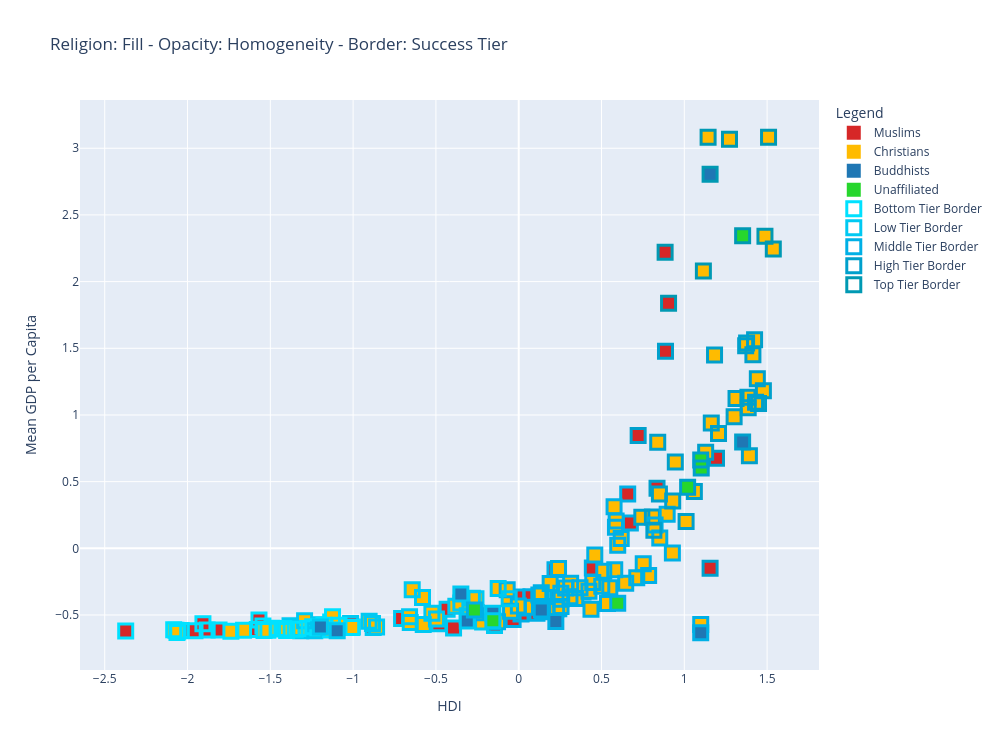

Notebook source saved alongside this figure:
### Code cell
# Labels
labels = ['Top', 'High', 'Middle', 'Low', 'Bottom']
sorted_clusters = cluster_summary['KMeans_Cluster'].tolist()

# dict zip is to easily pair two values
# Used to assign the label to the cluster item
cluster_label_map = dict(zip(sorted_clusters, labels))
# .map is just a replacement function, 0 -> top, instantly replaced
final_scaled_df['Success_Tier'] = final_scaled_df['KMeans_Cluster'].map(cluster_label_map)

# To make the homogeneity visible in the plot
# homo_opacity_levels = {
#     'Very Homogeneous': 1.0,
#     'Homogeneous': 0.85,
#     'Mixed': 0.6,
#     'Diverse': 0.4,
#     'Very Diverse': 0.2
# }

# Mapping the opacity to the category
# final_scaled_df['Homogeneity_Opacity'] = final_scaled_df['Homogeneity_Category'].map(homo_opacity_levels)

# Modify this later so it looks better
religion_colors = {
    'Buddhists': '#1f77b4',
    'Christians': '#ffbb00',
    'Muslims': '#d62727',
    'Unaffiliated': '#27d62d'
}

tier_colors = {
    'Bottom': '#00e1ff',   # bright cyan
    'Low':    '#00c9f2',   # softer cyan
    'Middle': '#00b0e6',   # cyan-teal midpoint
    'High':   '#00a0cc',   # blue-teal
    'Top':    '#0099b3'    # deep teal
}

# For making a plot with Plotly
# We chose plotly just so it is hoverable and the outcomes are easier to understand
fig = go.Figure()

# For creating the plot items
# The goal is to create items that have a color + opacity for dominant religion
# Has a different color border to show the country's grouping
for religion in final_scaled_df['Dominant'].unique():
    df_religion = final_scaled_df[final_scaled_df['Dominant'] == religion]

    # Plots the items
    fig.add_trace(go.Scatter(
        x=df_religion['HDI'],
        y=df_religion['Mean_GDP_per_capita'],
        mode='markers',
        name=religion,
        marker=dict(
            symbol='square',
            size=14,
            color=religion_colors.get(religion),
            # opacity=df_religion['Homogeneity_Opacity'],
            line=dict(width=0)  # no border since its for later
        ),
        text=df_religion['Country'],
        customdata=df_religion[[
            'Dominant', 'HDI',
            'Life Expectancy', 'Mean_GDP_per_capita',
            'Success_Score', 'Success_Tier'
        ]].values,
        hovertemplate=(
            "Country: %{text}<br>"
            "Dominant: %{customdata[0]}<br>"
            "Homogeneity: %{customdata[1]}<br>"
            "HDI: %{customdata[2]:.2f}<br>"
            "Life Expectancy: %{customdata[3]:.2f}<br>"
            "GDP per Capita: %{customdata[4]:.2f}<br>"
            "Success Score: %{customdata[5]:.2f}<br>"
            "Success Tier: %{customdata[6]}<br>"
        ),
        showlegend=True
    ))

    # Creates a duplicate but only for borders without any hovers
    fig.add_trace(go.Scatter(
        x=df_religion['HDI'],
        y=df_religion['Mean_GDP_per_capita'],
        mode='markers',
        name=None,
        marker=dict(
            symbol='square',
            size=14,
            color='rgba(0,0,0,0)',  # Transparent
            line=dict( # The border colors
                width=3,
                color=[tier_colors[t] for t in df_religion['Success_Tier']]
            )
        ),
        hoverinfo='skip',  # No hover
        showlegend=False # Put separately since it will alternate with the religions
    ))

# Borders to put as the legend
for tier, color in tier_colors.items():
    fig.add_trace(go.Scatter(
        x=[None], y=[None],
        mode='markers',
        marker=dict(
            symbol='square',
            size=14,
            color='white',
            opacity=1.0,
            line=dict(width=3, color=color)
        ),
        name=f"{tier} Tier Border"
    ))

fig.update_layout(
    title="Religion: Fill - Opacity: Homogeneity - Border: Success Tier",
    xaxis_title="HDI",
    yaxis_title="Mean GDP per Capita",
    legend_title="Legend",
    width=1000,
    height=750
)

fig.show()

### Figure 1 — Plotly figure (JSON) as saved in the notebook; plotly's stock layout.template omitted (floating-point values rounded to 4 significant figures; data arrays with more than 128 entries replaced by an {"elided": "..."} marker saying what was removed)
{"data": [{"customdata": {"elided": "50x6 mixed values"}, "hovertemplate": "Country: %{text}<br>Dominant: %{customdata[0]}<br>Homogeneity: %{customdata[1]}<br>HDI: %{customdata[2]:.2f}<br>Life Expectancy: %{customdata[3]:.2f}<br>GDP per Capita: %{customdata[4]:.2f}<br>Success Score: %{customdata[5]:.2f}<br>Success Tier: %{customdata[6]}<br>", "marker": {"color": "#d62727", "line": {"width": 0}, "size": 14, "symbol": "square"}, "mode": "markers", "name": "Muslims", "showlegend": true, "text": ["Afghanistan", "Albania", "Algeria", "Azerbaijan", "Bahrain", "Bangladesh", "Brunei", "Burkina Faso", "Chad", "Comoros", "Djibouti", "Egypt", "Eritrea", "Gambia", "Guinea", "Guinea-Bissau", "India", "Indonesia", "Iran", "Iraq", "Israel", "Jordan", "Kazakhstan", "Kuwait", "Kyrgyzstan", "Lebanon", "Libya", "Malaysia", "Maldives", "Mali", "Mauritania", "Morocco", "Niger", "Nigeria", "Oman", "Pakistan", "Qatar", "Saudi Arabia", "Senegal", "Sierra Leone", "Singapore", "Sudan", "Syria", "Tajikistan", "Tunisia", "Turkey", "Turkmenistan", "United Arab Emirates", "Uzbekistan", "Yemen"], "type": "scatter", "x": [-1.81, 0.2421, 0.01065, 0.07373, 0.8352, -1.005, 0.8864, -1.955, -2.038, -1.015, -1.568, -0.1466, -1.316, -1.579, -1.907, -1.412, -0.8788, -0.3008, 0.2306, -0.4323, 1.194, 0.1104, 0.4446, 0.7213, -0.1461, 0.4791, 0.2191, 0.3885, -0.01083, -2.07, -1.203, -0.7074, -2.373, -1.136, 0.6742, -1.278, 0.8841, 0.6582, -1.545, -1.881, 1.156, -1.49, -0.4821, -0.3934, 0.01415, 0.2378, 0.2632, 0.9049, -0.03374, -1.381], "y": [-0.6121, -0.454, -0.4481, -0.3624, 0.4501, -0.5907, 1.478, -0.6172, -0.616, -0.5646, -0.5376, -0.5522, -0.6173, -0.6091, -0.5652, -0.6014, -0.5941, -0.535, -0.4441, -0.4564, 0.6751, -0.4875, -0.1478, 0.8464, -0.5783, -0.2744, -0.1608, -0.3268, -0.3645, -0.615, -0.5739, -0.5264, -0.6196, -0.5533, 0.1894, -0.5999, 2.22, 0.4073, -0.5824, -0.6126, -0.1502, -0.5986, -0.5652, -0.5983, -0.4929, -0.3183, -0.3586, 1.837, -0.5342, -0.5802]}, {"hoverinfo": "skip", "marker": {"color": "rgba(0,0,0,0)", "line": {"color": ["#00e1ff", "#00b0e6", "#00b0e6", "#00b0e6", "#00a0cc", "#00c9f2", "#00a0cc", "#00e1ff", "#00e1ff", "#00c9f2", "#00e1ff", "#00c9f2", "#00c9f2", "#00e1ff", "#00e1ff", "#00e1ff", "#00c9f2", "#00c9f2", "#00b0e6", "#00c9f2", "#00a0cc", "#00b0e6", "#00b0e6", "#00a0cc", "#00c9f2", "#00b0e6", "#00b0e6", "#00b0e6", "#00b0e6", "#00e1ff", "#00c9f2", "#00c9f2", "#00e1ff", "#00e1ff", "#00b0e6", "#00c9f2", "#0099b3", "#00b0e6", "#00e1ff", "#00e1ff", "#00a0cc", "#00e1ff", "#00c9f2", "#00c9f2", "#00b0e6", "#00b0e6", "#00b0e6", "#0099b3", "#00b0e6", "#00c9f2"], "width": 3}, "size": 14, "symbol": "square"}, "mode": "markers", "showlegend": false, "type": "scatter", "x": [-1.81, 0.2421, 0.01065, 0.07373, 0.8352, -1.005, 0.8864, -1.955, -2.038, -1.015, -1.568, -0.1466, -1.316, -1.579, -1.907, -1.412, -0.8788, -0.3008, 0.2306, -0.4323, 1.194, 0.1104, 0.4446, 0.7213, -0.1461, 0.4791, 0.2191, 0.3885, -0.01083, -2.07, -1.203, -0.7074, -2.373, -1.136, 0.6742, -1.278, 0.8841, 0.6582, -1.545, -1.881, 1.156, -1.49, -0.4821, -0.3934, 0.01415, 0.2378, 0.2632, 0.9049, -0.03374, -1.381], "y": [-0.6121, -0.454, -0.4481, -0.3624, 0.4501, -0.5907, 1.478, -0.6172, -0.616, -0.5646, -0.5376, -0.5522, -0.6173, -0.6091, -0.5652, -0.6014, -0.5941, -0.535, -0.4441, -0.4564, 0.6751, -0.4875, -0.1478, 0.8464, -0.5783, -0.2744, -0.1608, -0.3268, -0.3645, -0.615, -0.5739, -0.5264, -0.6196, -0.5533, 0.1894, -0.5999, 2.22, 0.4073, -0.5824, -0.6126, -0.1502, -0.5986, -0.5652, -0.5983, -0.4929, -0.3183, -0.3586, 1.837, -0.5342, -0.5802]}, {"customdata": {"elided": "119x6 mixed values"}, "hovertemplate": "Country: %{text}<br>Dominant: %{customdata[0]}<br>Homogeneity: %{customdata[1]}<br>HDI: %{customdata[2]:.2f}<br>Life Expectancy: %{customdata[3]:.2f}<br>GDP per Capita: %{customdata[4]:.2f}<br>Success Score: %{customdata[5]:.2f}<br>Success Tier: %{customdata[6]}<br>", "marker": {"color": "#ffbb00", "line": {"width": 0}, "size": 14, "symbol": "square"}, "mode": "markers", "name": "Christians", "showlegend": true, "text": ["Andorra", "Angola", "Antigua and Barbuda", "Argentina", "Armenia", "Australia", "Austria", "Bahamas", "Barbados", "Belarus", "Belgium", "Belize", "Benin", "Bolivia", "Bosnia and Herzegovina", "Botswana", "Brazil", "Bulgaria", "Burundi", "Cameroon", "Canada", "Cape Verde", "Central African Republic", "Chile", "Colombia", "Costa Rica", "Croatia", "Cuba", "Cyprus", "Denmark", "Dominica", "Dominican Republic", "Ecuador", "El Salvador", "Equatorial Guinea", "Eritrea", "Ethiopia", "Fiji", "Finland", "France", "Gabon", "Georgia", "Germany", "Ghana", "Greece", "Grenada", "Guatemala", "Guyana", "Haiti", "Honduras", "Hungary", "Iceland", "Ireland", "Italy", "Jamaica", "Kenya", "Kiribati", "Latvia", "Lesotho", "Liberia", "Liechtenstein", "Lithuania", "Luxembourg", "Madagascar", "Malawi", "Malta", "Marshall Islands", "Mauritius", "Mexico", "Moldova", "Montenegro", "Mozambique", "Namibia", "Netherlands", "New Zealand", "Nicaragua", "Nigeria", "Norway", "Palau", "Panama", "Papua New Guinea", "Paraguay", "Peru", "Philippines", "Poland", "Portugal", "Romania", "Russia", "Rwanda", "Samoa", "San Marino", "Sao Tome and Principe", "Seychelles", "Slovakia", "Slovenia", "Solomon Islands", "South Africa", "South Korea", "Spain", "St. Kitts and Nevis", "St. Lucia", "St. Vincent and the Grenadines", "Suriname", "Sweden", "Switzerland", "Tanzania", "Togo", "Tonga", "Trinidad and Tobago", "Tuvalu", "Uganda", "Ukraine", "United Kingdom", "United States of America", "Uruguay", "Vanuatu", "Venezuela", "Zambia", "Zimbabwe"], "type": "scatter", "x": [1.115, -1.124, 0.7434, 0.7846, 0.2556, 1.478, 1.312, 0.8394, 0.5842, 0.5502, 1.386, -0.06972, -1.415, -0.2179, 0.1215, -0.2796, 0.1363, 0.5015, -2.064, -1.176, 1.43, -0.2562, -2.059, 0.7129, 0.1256, 0.4243, 0.8073, 0.3443, 0.9456, 1.424, 0.1899, -0.002092, 0.2292, -0.3111, -0.6431, -1.316, -1.738, 0.1383, 1.384, 1.163, -0.124, 0.5362, 1.448, -0.8583, 1.011, 0.646, -0.6591, -0.3797, -1.216, -0.655, 0.7519, 1.37, 1.183, 1.129, 0.08034, -1.009, -0.4968, 0.8235, -1.285, -1.401, 1.509, 0.8965, 1.273, -1.231, -1.661, 0.9299, -0.2581, 0.2832, 0.3137, 0.1698, 0.928, -2.083, -0.581, 1.441, 1.393, -0.5767, -1.136, 1.537, 0.5883, 0.4471, -1.293, -0.04937, 0.1437, -0.1279, 0.8518, 0.8163, 0.5137, 0.598, -1.538, 0.1448, 1.144, -0.8832, 0.619, 0.8497, 1.207, -0.9033, -0.0576, 1.099, 1.061, 0.5758, 0.2405, 0.3702, 0.3095, 1.414, 1.487, -1.459, -1.35, 0.2548, 0.4594, -0.3493, -1.515, 0.4365, 1.301, 1.376, 0.5799, -0.5242, 0.2547, -1.244, -1.085], "y": [2.079, -0.5136, 0.2338, -0.2038, -0.4354, 1.181, 1.123, 0.7945, 0.1574, -0.2965, 1.055, -0.3113, -0.6047, -0.5533, -0.35, -0.3748, -0.3323, -0.2844, -0.6307, -0.5776, 1.096, -0.4833, -0.621, -0.221, -0.4387, -0.3209, 0.2356, -0.376, 0.6465, 1.564, -0.2635, -0.4323, -0.4528, -0.5047, -0.3108, -0.6007, -0.622, -0.4369, 1.133, 0.9407, -0.3019, -0.4139, 1.087, -0.5891, 0.2005, -0.2624, -0.5125, -0.4335, -0.5988, -0.5557, -0.115, 1.518, 1.449, 0.7199, -0.4425, -0.593, -0.5291, 0.1755, -0.601, -0.6167, 3.083, 0.256, 3.067, -0.6183, -0.6137, 0.3549, -0.3776, -0.2972, -0.2615, -0.4665, -0.0347, -0.6105, -0.3695, 1.273, 0.6947, -0.5713, -0.6125, 2.245, 0.2045, -0.2566, -0.5429, -0.4725, -0.4539, -0.5503, 0.07809, 0.1362, -0.1725, 0.02381, -0.6169, -0.4758, 3.083, -0.5645, 0.07388, 0.4083, 0.8608, -0.5468, -0.3775, -0.5715, 0.4259, 0.311, -0.1506, -0.2962, -0.363, 1.451, 2.339, -0.6016, -0.6077, -0.3823, -0.0494, -0.4102, -0.6148, -0.4567, 0.9871, 1.539, -0.1604, -0.4875, -0.3361, -0.5886, -0.5776]}, {"hoverinfo": "skip", "marker": {"color": "rgba(0,0,0,0)", "line": {"color": ["#0099b3", "#00e1ff", "#00a0cc", "#00b0e6", "#00b0e6", "#00a0cc", "#00a0cc", "#00a0cc", "#00b0e6", "#00b0e6", "#00a0cc", "#00b0e6", "#00e1ff", "#00c9f2", "#00b0e6", "#00c9f2", "#00b0e6", "#00b0e6", "#00e1ff", "#00e1ff", "#00a0cc", "#00b0e6", "#00e1ff", "#00b0e6", "#00b0e6", "#00b0e6", "#00a0cc", "#00b0e6", "#00a0cc", "#00a0cc", "#00b0e6", "#00b0e6", "#00b0e6", "#00c9f2", "#00c9f2", "#00c9f2", "#00e1ff", "#00b0e6", "#00a0cc", "#00a0cc", "#00c9f2", "#00b0e6", "#00a0cc", "#00c9f2", "#00a0cc", "#00b0e6", "#00c9f2", "#00c9f2", "#00e1ff", "#00c9f2", "#00b0e6", "#00a0cc", "#00a0cc", "#00a0cc", "#00b0e6", "#00e1ff", "#00c9f2", "#00b0e6", "#00e1ff", "#00e1ff", "#0099b3", "#00b0e6", "#0099b3", "#00c9f2", "#00e1ff", "#00a0cc", "#00c9f2", "#00b0e6", "#00b0e6", "#00b0e6", "#00b0e6", "#00e1ff", "#00c9f2", "#00a0cc", "#00a0cc", "#00c9f2", "#00e1ff", "#0099b3", "#00b0e6", "#00b0e6", "#00c9f2", "#00b0e6", "#00b0e6", "#00b0e6", "#00b0e6", "#00a0cc", "#00b0e6", "#00b0e6", "#00e1ff", "#00b0e6", "#0099b3", "#00c9f2", "#00b0e6", "#00a0cc", "#00a0cc", "#00c9f2", "#00c9f2", "#00b0e6", "#00a0cc", "#00b0e6", "#00b0e6", "#00b0e6", "#00b0e6", "#00a0cc", "#0099b3", "#00e1ff", "#00e1ff", "#00b0e6", "#00b0e6", "#00c9f2", "#00e1ff", "#00b0e6", "#00a0cc", "#00a0cc", "#00b0e6", "#00c9f2", "#00b0e6", "#00e1ff", "#00e1ff"], "width": 3}, "size": 14, "symbol": "square"}, "mode": "markers", "showlegend": false, "type": "scatter", "x": [1.115, -1.124, 0.7434, 0.7846, 0.2556, 1.478, 1.312, 0.8394, 0.5842, 0.5502, 1.386, -0.06972, -1.415, -0.2179, 0.1215, -0.2796, 0.1363, 0.5015, -2.064, -1.176, 1.43, -0.2562, -2.059, 0.7129, 0.1256, 0.4243, 0.8073, 0.3443, 0.9456, 1.424, 0.1899, -0.002092, 0.2292, -0.3111, -0.6431, -1.316, -1.738, 0.1383, 1.384, 1.163, -0.124, 0.5362, 1.448, -0.8583, 1.011, 0.646, -0.6591, -0.3797, -1.216, -0.655, 0.7519, 1.37, 1.183, 1.129, 0.08034, -1.009, -0.4968, 0.8235, -1.285, -1.401, 1.509, 0.8965, 1.273, -1.231, -1.661, 0.9299, -0.2581, 0.2832, 0.3137, 0.1698, 0.928, -2.083, -0.581, 1.441, 1.393, -0.5767, -1.136, 1.537, 0.5883, 0.4471, -1.293, -0.04937, 0.1437, -0.1279, 0.8518, 0.8163, 0.5137, 0.598, -1.538, 0.1448, 1.144, -0.8832, 0.619, 0.8497, 1.207, -0.9033, -0.0576, 1.099, 1.061, 0.5758, 0.2405, 0.3702, 0.3095, 1.414, 1.487, -1.459, -1.35, 0.2548, 0.4594, -0.3493, -1.515, 0.4365, 1.301, 1.376, 0.5799, -0.5242, 0.2547, -1.244, -1.085], "y": [2.079, -0.5136, 0.2338, -0.2038, -0.4354, 1.181, 1.123, 0.7945, 0.1574, -0.2965, 1.055, -0.3113, -0.6047, -0.5533, -0.35, -0.3748, -0.3323, -0.2844, -0.6307, -0.5776, 1.096, -0.4833, -0.621, -0.221, -0.4387, -0.3209, 0.2356, -0.376, 0.6465, 1.564, -0.2635, -0.4323, -0.4528, -0.5047, -0.3108, -0.6007, -0.622, -0.4369, 1.133, 0.9407, -0.3019, -0.4139, 1.087, -0.5891, 0.2005, -0.2624, -0.5125, -0.4335, -0.5988, -0.5557, -0.115, 1.518, 1.449, 0.7199, -0.4425, -0.593, -0.5291, 0.1755, -0.601, -0.6167, 3.083, 0.256, 3.067, -0.6183, -0.6137, 0.3549, -0.3776, -0.2972, -0.2615, -0.4665, -0.0347, -0.6105, -0.3695, 1.273, 0.6947, -0.5713, -0.6125, 2.245, 0.2045, -0.2566, -0.5429, -0.4725, -0.4539, -0.5503, 0.07809, 0.1362, -0.1725, 0.02381, -0.6169, -0.4758, 3.083, -0.5645, 0.07388, 0.4083, 0.8608, -0.5468, -0.3775, -0.5715, 0.4259, 0.311, -0.1506, -0.2962, -0.363, 1.451, 2.339, -0.6016, -0.6077, -0.3823, -0.0494, -0.4102, -0.6148, -0.4567, 0.9871, 1.539, -0.1604, -0.4875, -0.3361, -0.5886, -0.5776]}, {"customdata": [["Buddhists", -0.3106, 0.09921, -0.544, -0.322, "Low"], ["Buddhists", -1.198, -0.6937, -0.5898, -0.8537, "Low"], ["Buddhists", 1.352, 1.464, 0.7982, 1.153, "High"], ["Buddhists", -0.1561, -0.4964, -0.4876, -0.3568, "Low"], ["Buddhists", -1.096, -0.6111, -0.6171, -0.8075, "Low"], ["Buddhists", 1.156, 1.218, 2.806, 1.828, "Top"], ["Buddhists", 1.099, 1.049, -0.633, 0.3963, "Middle"], ["Buddhists", 0.2242, 0.3911, -0.5494, -0.05187, "Middle"], ["Buddhists", 0.1363, 0.5956, -0.4624, -0.01132, "Middle"], ["Buddhists", -0.3493, -0.6289, -0.3424, -0.4025, "Low"]], "hovertemplate": "Country: %{text}<br>Dominant: %{customdata[0]}<br>Homogeneity: %{customdata[1]}<br>HDI: %{customdata[2]:.2f}<br>Life Expectancy: %{customdata[3]:.2f}<br>GDP per Capita: %{customdata[4]:.2f}<br>Success Score: %{customdata[5]:.2f}<br>Success Tier: %{customdata[6]}<br>", "marker": {"color": "#1f77b4", "line": {"width": 0}, "size": 14, "symbol": "square"}, "mode": "markers", "name": "Buddhists", "showlegend": true, "text": ["Bhutan", "Cambodia", "Japan", "Mongolia", "Nepal", "Singapore", "South Korea", "Sri Lanka", "Thailand", "Tuvalu"], "type": "scatter", "x": [-0.3106, -1.198, 1.352, -0.1561, -1.096, 1.156, 1.099, 0.2242, 0.1363, -0.3493], "y": [-0.544, -0.5898, 0.7982, -0.4876, -0.6171, 2.806, -0.633, -0.5494, -0.4624, -0.3424]}, {"hoverinfo": "skip", "marker": {"color": "rgba(0,0,0,0)", "line": {"color": ["#00c9f2", "#00c9f2", "#00a0cc", "#00c9f2", "#00c9f2", "#0099b3", "#00b0e6", "#00b0e6", "#00b0e6", "#00c9f2"], "width": 3}, "size": 14, "symbol": "square"}, "mode": "markers", "showlegend": false, "type": "scatter", "x": [-0.3106, -1.198, 1.352, -0.1561, -1.096, 1.156, 1.099, 0.2242, 0.1363, -0.3493], "y": [-0.544, -0.5898, 0.7982, -0.4876, -0.6171, 2.806, -0.633, -0.5494, -0.4624, -0.3424]}, {"customdata": [["Unaffiliated", -0.2675, 0.4921, -0.4621, -0.1934, "Middle"], ["Unaffiliated", 1.102, 0.857, 0.603, 0.8535, "High"], ["Unaffiliated", 1.02, 0.5742, 0.4575, 0.7059, "High"], ["Unaffiliated", 1.352, 1.464, 2.344, 1.771, "Top"], ["Unaffiliated", -0.1561, -0.4964, -0.5436, -0.3792, "Low"], ["Unaffiliated", 0.598, -0.1186, -0.4116, 0.05082, "Middle"], ["Unaffiliated", 1.099, 1.049, 0.6616, 0.9142, "High"]], "hovertemplate": "Country: %{text}<br>Dominant: %{customdata[0]}<br>Homogeneity: %{customdata[1]}<br>HDI: %{customdata[2]:.2f}<br>Life Expectancy: %{customdata[3]:.2f}<br>GDP per Capita: %{customdata[4]:.2f}<br>Success Score: %{customdata[5]:.2f}<br>Success Tier: %{customdata[6]}<br>", "marker": {"color": "#27d62d", "line": {"width": 0}, "size": 14, "symbol": "square"}, "mode": "markers", "name": "Unaffiliated", "showlegend": true, "text": ["China", "Czech Republic", "Estonia", "Japan", "Mongolia", "Russia", "South Korea"], "type": "scatter", "x": [-0.2675, 1.102, 1.02, 1.352, -0.1561, 0.598, 1.099], "y": [-0.4621, 0.603, 0.4575, 2.344, -0.5436, -0.4116, 0.6616]}, {"hoverinfo": "skip", "marker": {"color": "rgba(0,0,0,0)", "line": {"color": ["#00b0e6", "#00a0cc", "#00a0cc", "#0099b3", "#00c9f2", "#00b0e6", "#00a0cc"], "width": 3}, "size": 14, "symbol": "square"}, "mode": "markers", "showlegend": false, "type": "scatter", "x": [-0.2675, 1.102, 1.02, 1.352, -0.1561, 0.598, 1.099], "y": [-0.4621, 0.603, 0.4575, 2.344, -0.5436, -0.4116, 0.6616]}, {"marker": {"color": "white", "line": {"color": "#00e1ff", "width": 3}, "opacity": 1, "size": 14, "symbol": "square"}, "mode": "markers", "name": "Bottom Tier Border", "type": "scatter", "x": [null], "y": [null]}, {"marker": {"color": "white", "line": {"color": "#00c9f2", "width": 3}, "opacity": 1, "size": 14, "symbol": "square"}, "mode": "markers", "name": "Low Tier Border", "type": "scatter", "x": [null], "y": [null]}, {"marker": {"color": "white", "line": {"color": "#00b0e6", "width": 3}, "opacity": 1, "size": 14, "symbol": "square"}, "mode": "markers", "name": "Middle Tier Border", "type": "scatter", "x": [null], "y": [null]}, {"marker": {"color": "white", "line": {"color": "#00a0cc", "width": 3}, "opacity": 1, "size": 14, "symbol": "square"}, "mode": "markers", "name": "High Tier Border", "type": "scatter", "x": [null], "y": [null]}, {"marker": {"color": "white", "line": {"color": "#0099b3", "width": 3}, "opacity": 1, "size": 14, "symbol": "square"}, "mode": "markers", "name": "Top Tier Border", "type": "scatter", "x": [null], "y": [null]}], "layout": {"height": 750, "legend": {"title": {"text": "Legend"}}, "title": {"text": "Religion: Fill - Opacity: Homogeneity - Border: Success Tier"}, "width": 1000, "xaxis": {"title": {"text": "HDI"}}, "yaxis": {"title": {"text": "Mean GDP per Capita"}}}}
